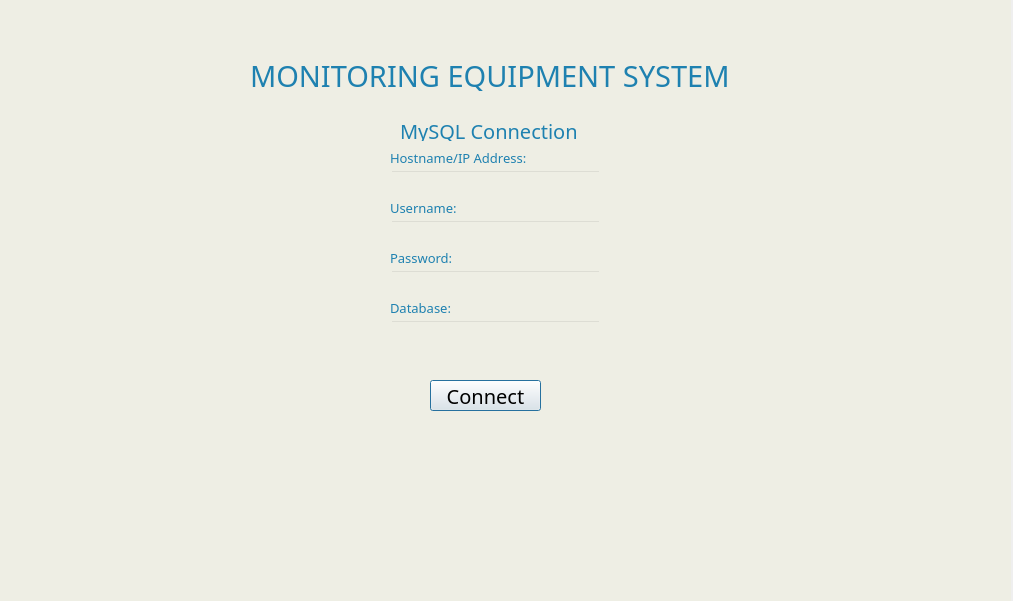
<?xml version="1.0" encoding="UTF-8"?>
<ui version="4.0">
 <class>Dialog</class>
 <widget class="QDialog" name="Dialog">
  <property name="geometry">
   <rect>
    <x>0</x>
    <y>0</y>
    <width>1013</width>
    <height>601</height>
   </rect>
  </property>
  <property name="windowTitle">
   <string>Dialog</string>
  </property>
  <widget class="QWidget" name="widget" native="true">
   <property name="geometry">
    <rect>
     <x>0</x>
     <y>0</y>
     <width>1011</width>
     <height>601</height>
    </rect>
   </property>
   <property name="styleSheet">
    <string notr="true">
#widget{
	background-color:#eeeee4;
}

#title{
	color:#1e81b0
}
#emaillabel, #passwordlabel, #confirmpasswordlabel, #usernamelabel, #phonelabel, #loginlabel{
	color:#1e81b0;	
}

#emailtextfield, #passwordtextfield, #confirmpasswordtextfield, #usernametextfield, #phonetextfield{
	color:#1e81b0;	
	border-radius:10px;
	border:2px solid #1e81b0;
}

#loginButton{
	border-radius:10px;
	border:2px solid #1e81b0;
	color:#1e81b0;	
	background-color:#cbe4e8;
}

#signupButton{
	color:#1e81b0;	
	border-radius:10px;
	border:2px solid #1e81b0;
	background-color:#cbe4e8;
}

#cpwlabel{
	
}


</string>
   </property>
   <widget class="QLabel" name="title">
    <property name="geometry">
     <rect>
      <x>250</x>
      <y>60</y>
      <width>601</width>
      <height>31</height>
     </rect>
    </property>
    <property name="font">
     <font>
      <family>Cantarell Extra Bold</family>
      <pointsize>22</pointsize>
      <weight>50</weight>
      <bold>false</bold>
     </font>
    </property>
    <property name="styleSheet">
     <string notr="true">background-color:rgba(0, 0,0,0)</string>
    </property>
    <property name="text">
     <string>MONITORING EQUIPMENT SYSTEM</string>
    </property>
   </widget>
   <widget class="QPushButton" name="connectMysql">
    <property name="geometry">
     <rect>
      <x>430</x>
      <y>380</y>
      <width>111</width>
      <height>31</height>
     </rect>
    </property>
    <property name="font">
     <font>
      <family>Cantarell Extra Bold</family>
      <pointsize>15</pointsize>
      <weight>50</weight>
      <italic>false</italic>
      <bold>false</bold>
     </font>
    </property>
    <property name="styleSheet">
     <string notr="true"/>
    </property>
    <property name="text">
     <string>Connect</string>
    </property>
   </widget>
   <widget class="QLineEdit" name="hostnamefield">
    <property name="geometry">
     <rect>
      <x>390</x>
      <y>170</y>
      <width>211</width>
      <height>20</height>
     </rect>
    </property>
    <property name="font">
     <font>
      <family>Gill Sans Ultra Bold</family>
      <pointsize>10</pointsize>
      <weight>50</weight>
      <bold>false</bold>
     </font>
    </property>
    <property name="styleSheet">
     <string notr="true">background-color:rgba(0, 0,0,0)</string>
    </property>
   </widget>
   <widget class="QLineEdit" name="usernamefield">
    <property name="geometry">
     <rect>
      <x>390</x>
      <y>220</y>
      <width>211</width>
      <height>20</height>
     </rect>
    </property>
    <property name="font">
     <font>
      <family>Gill Sans Ultra Bold</family>
     </font>
    </property>
    <property name="styleSheet">
     <string notr="true">background-color:rgba(0, 0,0,0)</string>
    </property>
   </widget>
   <widget class="QLabel" name="usernamelabel">
    <property name="geometry">
     <rect>
      <x>390</x>
      <y>150</y>
      <width>151</width>
      <height>16</height>
     </rect>
    </property>
    <property name="font">
     <font>
      <family>Gill Sans Ultra Bold</family>
      <pointsize>10</pointsize>
      <weight>50</weight>
      <bold>false</bold>
     </font>
    </property>
    <property name="styleSheet">
     <string notr="true"/>
    </property>
    <property name="text">
     <string>Hostname/IP Address:</string>
    </property>
   </widget>
   <widget class="QLabel" name="passwordlabel">
    <property name="geometry">
     <rect>
      <x>390</x>
      <y>200</y>
      <width>81</width>
      <height>16</height>
     </rect>
    </property>
    <property name="font">
     <font>
      <family>Gill Sans Ultra Bold</family>
      <pointsize>10</pointsize>
      <weight>50</weight>
      <bold>false</bold>
     </font>
    </property>
    <property name="styleSheet">
     <string notr="true"/>
    </property>
    <property name="text">
     <string>Username:</string>
    </property>
   </widget>
   <widget class="QLabel" name="confirmpasswordlabel">
    <property name="geometry">
     <rect>
      <x>390</x>
      <y>250</y>
      <width>151</width>
      <height>16</height>
     </rect>
    </property>
    <property name="font">
     <font>
      <family>Gill Sans Ultra Bold</family>
      <pointsize>10</pointsize>
      <weight>50</weight>
      <bold>false</bold>
     </font>
    </property>
    <property name="styleSheet">
     <string notr="true">background-color:rgba(0, 0,0,0)</string>
    </property>
    <property name="text">
     <string>Password:</string>
    </property>
   </widget>
   <widget class="QLineEdit" name="passwordfield">
    <property name="geometry">
     <rect>
      <x>390</x>
      <y>270</y>
      <width>211</width>
      <height>20</height>
     </rect>
    </property>
    <property name="font">
     <font>
      <family>Gill Sans Ultra Bold</family>
     </font>
    </property>
    <property name="styleSheet">
     <string notr="true">background-color:rgba(0, 0,0,0)</string>
    </property>
   </widget>
   <widget class="QLabel" name="emaillabel">
    <property name="geometry">
     <rect>
      <x>390</x>
      <y>300</y>
      <width>71</width>
      <height>16</height>
     </rect>
    </property>
    <property name="font">
     <font>
      <family>Gill Sans Ultra Bold</family>
      <pointsize>10</pointsize>
      <weight>50</weight>
      <bold>false</bold>
     </font>
    </property>
    <property name="styleSheet">
     <string notr="true">background-color:rgba(0,0,0,0)</string>
    </property>
    <property name="text">
     <string>Database:</string>
    </property>
   </widget>
   <widget class="QLabel" name="phonelabel">
    <property name="geometry">
     <rect>
      <x>400</x>
      <y>120</y>
      <width>201</width>
      <height>21</height>
     </rect>
    </property>
    <property name="font">
     <font>
      <family>Cantarell Extra Bold</family>
      <pointsize>15</pointsize>
      <weight>50</weight>
      <bold>false</bold>
     </font>
    </property>
    <property name="styleSheet">
     <string notr="true">background-color:rgba(0,0,0,0)</string>
    </property>
    <property name="text">
     <string>MySQL Connection</string>
    </property>
   </widget>
   <widget class="QLineEdit" name="databasefield">
    <property name="geometry">
     <rect>
      <x>390</x>
      <y>320</y>
      <width>211</width>
      <height>20</height>
     </rect>
    </property>
    <property name="font">
     <font>
      <family>Gill Sans Ultra Bold</family>
     </font>
    </property>
    <property name="styleSheet">
     <string notr="true">background-color:rgba(0, 0,0,0)</string>
    </property>
   </widget>
   <widget class="QLabel" name="cpwlabel">
    <property name="geometry">
     <rect>
      <x>550</x>
      <y>250</y>
      <width>261</width>
      <height>21</height>
     </rect>
    </property>
    <property name="font">
     <font>
      <family>Gill Sans Ultra Bold</family>
     </font>
    </property>
    <property name="styleSheet">
     <string notr="true">color:red</string>
    </property>
    <property name="text">
     <string/>
    </property>
   </widget>
   <widget class="QLabel" name="cpwlabel_2">
    <property name="geometry">
     <rect>
      <x>380</x>
      <y>400</y>
      <width>221</width>
      <height>21</height>
     </rect>
    </property>
    <property name="font">
     <font>
      <family>Gill Sans Ultra Bold</family>
     </font>
    </property>
    <property name="styleSheet">
     <string notr="true">color:red</string>
    </property>
    <property name="text">
     <string/>
    </property>
    <property name="alignment">
     <set>Qt::AlignCenter</set>
    </property>
   </widget>
  </widget>
 </widget>
 <resources/>
 <connections/>
</ui>
